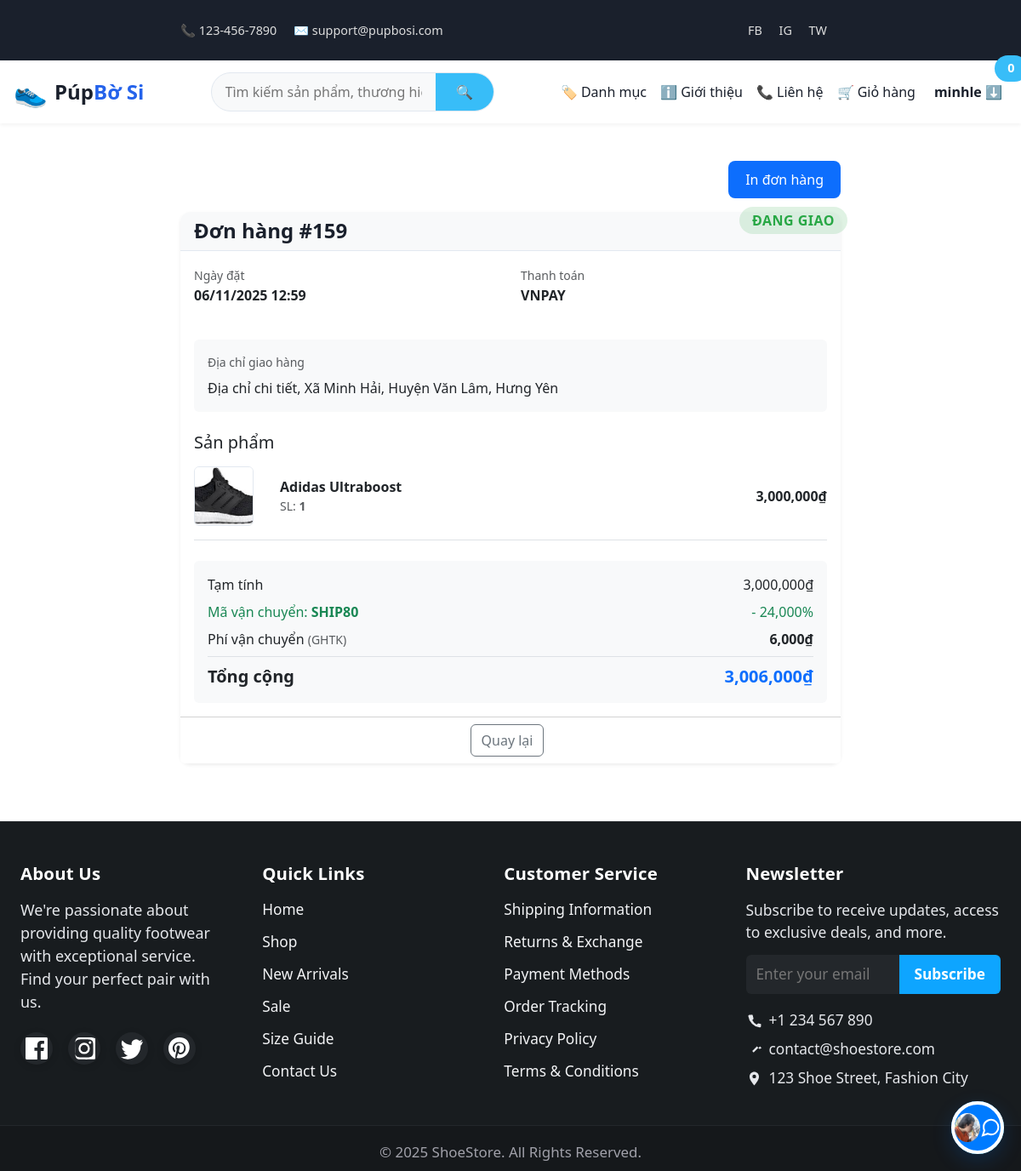
Screenshot of /order_details.php?id=159 (signed in) with the database file from the repository.
### tables this page shows
CREATE TABLE `users` (
  `id` int(11) NOT NULL,
  `name` varchar(100) DEFAULT NULL,
  `email` varchar(100) DEFAULT NULL,
  `password` varchar(255) DEFAULT NULL,
  `phone` varchar(20) DEFAULT NULL,
  `created_at` datetime DEFAULT current_timestamp(),
  `updated_at` datetime DEFAULT current_timestamp() ON UPDATE current_timestamp()
);

CREATE TABLE `orders` (
  `id` int(11) NOT NULL,
  `user_id` int(11) DEFAULT NULL,
  `total_amount` decimal(10,2) DEFAULT NULL,
  `discount_amount` decimal(10,2) NOT NULL DEFAULT 0.00,
  `coupon_code` varchar(50) DEFAULT NULL,
  `shipping_fee` int(11) DEFAULT 0,
  `shipping_carrier` varchar(50) DEFAULT NULL,
  `shipping_address` text DEFAULT NULL,
  `status_id` int(11) DEFAULT NULL,
  `coupon_id` int(11) DEFAULT NULL,
  `payment_method` varchar(50) DEFAULT NULL,
  `phone` varchar(20) DEFAULT NULL,
  `created_at` datetime DEFAULT current_timestamp(),
  `updated_at` datetime DEFAULT current_timestamp() ON UPDATE current_timestamp(),
  `shipping_discount_amount` decimal(10,2) DEFAULT 0.00,
  `shipping_coupon_code` varchar(50) DEFAULT NULL,
  `vnpay_trans_no` varchar(50) DEFAULT NULL,
  `paid_at` datetime DEFAULT NULL,
  `paypal_order_id` varchar(255) DEFAULT NULL
);

CREATE TABLE `order_status` (
  `id` int(11) NOT NULL,
  `name` varchar(50) DEFAULT NULL
);

CREATE TABLE `order_items` (
  `id` int(11) NOT NULL,
  `order_id` int(11) DEFAULT NULL,
  `product_id` int(11) DEFAULT NULL,
  `size` varchar(10) DEFAULT NULL,
  `quantity` int(11) DEFAULT NULL,
  `price` decimal(10,2) DEFAULT NULL
);

CREATE TABLE `products` (
  `id` int(11) NOT NULL,
  `name` varchar(150) DEFAULT NULL,
  `code` varchar(50) DEFAULT NULL,
  `description` text DEFAULT NULL,
  `price` decimal(10,2) DEFAULT NULL,
  `category_id` int(11) DEFAULT NULL,
  `brand_id` int(11) DEFAULT NULL,
  `created_at` datetime DEFAULT current_timestamp(),
  `updated_at` datetime DEFAULT current_timestamp() ON UPDATE current_timestamp()
);

### includes/functions.php (called while the page is built, shortened)
<?php
function is_logged_in(): bool
{
    return !empty($_SESSION['user_id']);
}
function current_user_id(): ?int
{
    return $_SESSION['user_id'] ?? null;
}
function cart_count(): int
{
    if (is_logged_in()) {
        try {
            $db = get_db();
            $uid = current_user_id();
            $st = $db->prepare('SELECT COALESCE(SUM(ci.quantity),0) FROM carts c JOIN cart_items ci ON c.id = ci.cart_id WHERE c.user_id = ?');
            $st->execute([$uid]);
            $count = (int)$st->fetchColumn();
            return $count;
        } catch (Exception $e) {
        }
    }
    $count = 0;
    return $count;
}

### order_details.php (the view, shortened to what this page needs)
<?php
require_once __DIR__ . '/includes/functions.php';
$db = get_db();
$userId = current_user_id();
$orderId = (int)($_GET['id'] ?? 0);
$stmt = $db->prepare("
    SELECT o.*, os.name AS status_name
    FROM orders o
    JOIN order_status os ON o.status_id = os.id
    WHERE o.id = ? AND o.user_id = ?
");
$stmt->execute([$orderId, $userId]);
$order = $stmt->fetch(PDO::FETCH_ASSOC);
$discountAmount         = (float)$order['discount_amount'];
$shippingDiscountAmount = (float)$order['shipping_discount_amount'];
$finalShippingFee       = (float)$order['shipping_fee'];
$originalShippingFee    = (float)($order['original_shipping_fee'] ?? $order['shipping_fee']);
$shippingCouponCode     = $order['shipping_coupon_code'] ?? '';
$subtotal = $order['total_amount'] + $discountAmount - $finalShippingFee;
require_once __DIR__ . '/includes/header.php';
?>
<html lang="vi">
<head>
    <link href="https://cdn.jsdelivr.net/npm/bootstrap@5.3.3/dist/css/bootstrap.min.css" rel="stylesheet">
</head>
<body>
<div class="container mt-4">
    <div class="text-end mb-3 no-print">
        <button onclick="printOrder()" class="print-btn">
            In đơn hàng
        </button>
    </div>
    <div class="card border-0 shadow-sm">
        <div class="card-header bg-light d-flex justify-content-between align-items-center">
            <h4 class="mb-0">Đơn hàng #<?php echo $orderId; ?></h4>
            <span class="badge bg-success fs-6"><?php echo htmlspecialchars($order['status_name']); ?></span>
        </div>
        <div class="card-body">
            <div class="row mb-4">
                <div class="col-md-6">
                    <small class="text-muted">Ngày đặt</small>
                    <p class="fw-bold"><?php echo date('d/m/Y H:i', strtotime($order['created_at'])); ?></p>
                </div>
                <div class="col-md-6">
                    <small class="text-muted">Thanh toán</small>
                    <p class="fw-bold"><?php echo $order['payment_method'] ?: '—'; ?></p>
                </div>
            </div>
            <div class="mb-4 p-3 bg-light rounded">
                <small class="text-muted d-block mb-2">Địa chỉ giao hàng</small>
                <div class="fw-medium"><?php echo nl2br(htmlspecialchars($order['shipping_address'])); ?></div>
            </div>
            <h5 class="mb-3">Sản phẩm</h5>
            <div class="order-items-list">
                <?php
                $items_stmt = $db->prepare("
                    SELECT
                        oi.product_id, oi.quantity, oi.price, oi.size,
                        p.name AS product_name,
                        (SELECT url FROM product_images WHERE product_id = oi.product_id AND is_main = 1 LIMIT 1) AS product_image
                    FROM order_items oi
                    JOIN products p ON oi.product_id = p.id
                    WHERE oi.order_id = ?
                ");
                $items_stmt->execute([$orderId]);
                $order_items = $items_stmt->fetchAll(PDO::FETCH_ASSOC);
                ?>
                <?php foreach ($order_items as $item):
                    $itemTotal = $item['price'] * $item['quantity'];
                    $image = !empty($item['product_image']) ? htmlspecialchars($item['product_image']) : 'assets/images/product-placeholder.png';
                ?>
                    <div class="d-flex align-items-center mb-3 pb-3 border-bottom">
                        <img src="<?php echo $image; ?>" alt="" class="item-image me-3" style="width:70px;height:70px;object-fit:cover;border-radius:6px;">
                        <div class="flex-grow-1">
                            <a href="product.php?id=<?php echo $item['product_id']; ?>" class="text-decoration-none text-dark fw-semibold">
                                <?php echo htmlspecialchars($item['product_name']); ?>
                            </a>
                            <div class="text-muted small">
                                SL: <strong><?php echo $item['quantity']; ?></strong>
                            </div>
                        </div>
                        <div class="text-end fw-bold"><?php echo number_format($itemTotal, 0); ?>₫</div>
                    </div>
                <?php endforeach; ?>
            </div>
            <div class="mt-4 p-3 bg-light rounded">
                <div class="d-flex justify-content-between mb-2">
                    <span>Tạm tính</span>
                    <span><?php echo number_format($subtotal, 0); ?>₫</span>
                </div>
                <?php if ($shippingDiscountAmount > 0): ?>
                <div class="d-flex justify-content-between mb-2 text-success">
                    <span>Mã vận chuyển: <strong><?php echo htmlspecialchars($shippingCouponCode); ?></strong></span>
                    <span>- <?php echo number_format($shippingDiscountAmount, 0); ?>%</span>
                </div>
                <?php endif; ?>
                <div class="d-flex justify-content-between mb-2">
                    <span>Phí vận chuyển
                        <?php if (!empty($order['shipping_carrier'])): ?>
                            <small class="text-muted">(<?php echo strtoupper(htmlspecialchars($order['shipping_carrier'])); ?>)</small>
                        <?php endif; ?>
                    </span>
                    <span>
                        <?php if ($finalShippingFee > 0): ?>
                            <?php if ($finalShippingFee < $originalShippingFee): ?>
                                <del class="text-muted small"><?php echo number_format($originalShippingFee, 0); ?>₫</del>
                                <strong><?php echo number_format($finalShippingFee, 0); ?>₫</strong>
                            <?php else: ?>
                                <strong><?php echo number_format($finalShippingFee, 0); ?>₫</strong>
                            <?php endif; ?>
                        <?php else: ?>
                            Miễn phí
                        <?php endif; ?>
                    </span>
                </div>
                <div class="d-flex justify-content-between pt-2 border-top mt-2 fw-bold fs-5">
                    <strong>Tổng cộng</strong>
                    <strong class="text-primary"><?php echo number_format($order['total_amount'], 0); ?>₫</strong>
                </div>
            </div>
        </div>
        <div class="card-footer bg-white text-center no-print">
            <a href="order_history.php" class="btn btn-outline-secondary me-2">Quay lại</a>
        </div>
    </div>
</div>
<?php require_once __DIR__ . '/includes/footer.php'; ?>
</body>
</html>

### includes/header.php (shortened to what this page needs)
<?php
$db = get_db();
$isLoggedIn = is_logged_in();
$displayName = 'Guest';
if ($isLoggedIn) {
    try {
        $stmt = $db->prepare("
            SELECT u.name, r.name AS role_name
            FROM users u
            LEFT JOIN user_roles ur ON u.id = ur.user_id
            LEFT JOIN roles r ON ur.role_id = r.id
            WHERE u.id = ?
            LIMIT 1
        ");
        $stmt->execute([current_user_id()]);
        $user = $stmt->fetch(PDO::FETCH_ASSOC);
        if ($user) {
            $displayName = $user['name'] ?? 'User';
        }
    } catch (PDOException $e) {
        $_SESSION['user_role'] = 'user';
    }
} else {
    $_SESSION['user_role'] = 'guest';
}
?>
<!DOCTYPE html>
<html lang="vi">
<head>
    <link href="https://cdn.jsdelivr.net/npm/bootstrap@5.3.3/dist/css/bootstrap.min.css" rel="stylesheet">
    <link rel="stylesheet" href="https://cdn.jsdelivr.net/npm/swiper@11/swiper-bundle.min.css">
    <link rel='stylesheet' href='https://cdn-uicons.flaticon.com/2.4.2/uicons-regular-rounded/css/uicons-regular-rounded.css'>
    <link rel="stylesheet" href="assets/css/site.css">
    <link rel="stylesheet" href="assets/css/chat.css">
</head>
<body>
    <div class="top-bar text-center text-md-start">
        <div class="container d-flex justify-content-between align-items-center flex-wrap">
            <div>
                <a href="tel:+1234567890">📞 123-456-7890</a>
                <a href="mailto:support@pupbosi.com">✉️ support@pupbosi.com</a>
            </div>
            <div>
                <a href="#">FB</a>
                <a href="#">IG</a>
                <a href="#">TW</a>
            </div>
        </div>
    </div>
    <header>
        <div class="header-main">
            <a href="<?php echo BASE_URL; ?>index.php" class="brand">
                <div class="logo">👟</div>
                <div>Púp<span>Bờ Si</span></div>
            </a>
            <form class="search-form" action="<?php echo BASE_URL; ?>category.php" method="GET">
                <input type="text" name="q" id="ajax-search-input" placeholder="Tìm kiếm sản phẩm, thương hiệu..." required autocomplete="off">
                <button type="submit">🔍</button>
            </form>
            <div class="nav-actions">
                <a href="<?php echo BASE_URL; ?>category.php">🏷️ Danh mục</a>
                <a href="<?php echo BASE_URL; ?>about.php">ℹ️ Giới thiệu</a>
                <a href="<?php echo BASE_URL; ?>contact.php">📞 Liên hệ</a>
                <a href="<?php echo BASE_URL; ?>cart.php">🛒 Giỏ hàng <span class="badge"><?php echo cart_count(); ?></span></a>
                <?php if ($isLoggedIn): ?>
                <div class="user-menu">
                    <button class="user-btn"><?php echo htmlspecialchars($displayName); ?> ⬇️</button>
                </div>
                <?php else: ?>
                <a href="<?php echo BASE_URL; ?>login.php" class="btn btn-gradient rounded-pill px-3 fw-semibold">Đăng nhập</a>
                <a href="<?php echo BASE_URL; ?>register.php" class="btn btn-gradient rounded-pill px-3 fw-semibold">Đăng ký</a>
                <?php endif; ?>
            </div>
        </div>
    </header>
    <main class="container-fluid" style="flex-grow: 1;">

### assets/css/site.css (style rules this page uses)
body { font-family: -apple-system, BlinkMacSystemFont, "Segoe UI", Roboto, Helvetica, Arial, sans-serif; margin: 0; padding: 0; background: #f8f9fa; color: #343a40; line-height: 1.6; display: flex; flex-direction: column; min-height: 100vh; }
.container { width: 95%; max-width: 1200px; margin: 0 auto; padding: 20px 0; flex-grow: 1; }
h1, h2, h3, h4 { margin-top: 0; }
a { color: #007bff; text-decoration: none; }
.btn { display: inline-block; padding: 10px 18px; background: #007bff; color: #fff; text-decoration: none; border-radius: 6px; border: 0; cursor: pointer; font-weight: 600; transition: background-color 0.2s; }
.badge { position:absolute;top:-6px;right:-8px;background:#ef4444;color:#fff;border-radius:12px;padding:2px 6px;font-size:12px }
.user-menu { position:relative;display:flex;align-items:center;gap:8px }

### includes/header.php (style rules this page uses)
:root { --primary: #38bdf8; --primary-dark: #0c8ad8; --primary-light: #bae6fd; --accent: #2563eb; --accent-hover: #1d4ed8; --bg-white: #ffffff; --bg-light: #f8f9fa; --bg-gray: #f1f5f9; --text-dark: #1a202c; --text-body: #4a5568; --text-muted: #6c757d; --border: #e2e8f0; --border-dark: #cbd5e1; --success: #28a745; --warning: #ffc107; --danger: #dc3545; --info: #17a2b8; --shadow-sm: 0 2px 4px rgba(0,0,0,0.05); --shadow-md: 0 4px 12px rgba(0,0,0,0.08); --shadow-lg: 0 8px 24px rgba(0,0,0,0.12); }
body { font-family: 'Poppins', sans-serif; background: var(--bg-gray); margin: 0; color: var(--text-dark); display: flex; flex-direction: column; min-height: 100vh; }
.top-bar { background: var(--text-dark); color: #eee; font-size: 0.9rem; padding: 0.3rem 0; }
.top-bar a { color: #ddd; text-decoration: none; margin-right: 1rem; }
header { background: var(--bg-white); box-shadow: var(--shadow-sm); position: sticky; top: 0; z-index: 999; }
.header-main { max-width: 1200px; margin: auto; display: flex; justify-content: space-between; align-items: center; padding: 0.8rem 1rem; }
.brand { text-decoration: none; color: var(--text-dark); font-weight: 700; font-size: 1.5rem; display: flex; align-items: center; gap: 0.5rem; }
.brand span { color: var(--accent); }
.brand .logo { font-size: 2rem; }
.search-form { display: flex; border: 1px solid var(--border); border-radius: 50px; overflow: hidden; background: var(--bg-light); position: relative; transition: box-shadow 0.3s; }
.search-form input { border: none; flex: 1; padding: 0.6rem 1rem; font-size: 1rem; outline: none; background: transparent; }
.search-form button { background: var(--primary); color: #fff; border: none; padding: 0.6rem 1.5rem; cursor: pointer; transition: 0.3s; }
.nav-actions { display: flex; align-items: center; gap: 1rem; }
.nav-actions a { text-decoration: none; color: var(--text-dark); font-weight: 500; transition: 0.3s; }
.badge { background: var(--primary); color: white; border-radius: 10px; padding: 0.15rem 0.6rem; font-size: 0.8rem; }
.user-menu { position: relative; }
.user-btn { background: none; border: none; cursor: pointer; display: flex; align-items: center; gap: 0.5rem; font-weight: 600; color: var(--text-dark); }

### order_details.php (style rules this page uses)
.print-btn { background: #0d6efd; color: white; border: none; padding: 10px 20px; border-radius: 8px; font-weight: 500; cursor: pointer; }
.container { max-width: 800px; }
.card { border-radius: 12px; border: 1px solid var(--border); }
.card-header { border-radius: 12px 12px 0 0 !important; background-color: var(--bg-light) !important; border-bottom: 1px solid var(--border); }
.card-header h4 { color: var(--text-dark); font-weight: 600; }
.badge { padding: 8px 15px; border-radius: 20px; font-size: 0.9em; text-transform: uppercase; letter-spacing: 0.5px; }
.badge.bg-success { background-color: rgba(40, 167, 69, 0.15) !important; color: var(--success) !important; }
.order-items-list .d-flex { gap: 15px; }
.item-image { width: 65px; height: 65px; object-fit: cover; border-radius: 8px; border: 1px solid var(--border); }
.flex-grow-1 a { text-decoration: none; color: var(--text-dark); }
.mt-4.p-3.bg-light { background-color: var(--bg-light) !important; }

### rows the page displays
users: name "minhle"
orders: order_status.name "ĐANG GIAO", created_at "06/11/2025 12:59", payment_method "VNPAY", shipping_address "Địa chỉ chi tiết, Xã Minh Hải, Huyện Văn Lâm, Hưng Yên", subtotal "3,000,000", shipping_coupon_code "SHIP80", shipping_discount_amount "24,000", shipping_carrier "GHTK", shipping_fee "6,000", total_amount "3,006,000"
order_items: product.name "Adidas Ultraboost", quantity "1", itemTotal "3,000,000"

### other values shown
cart_count() "0"
$orderId "159"
